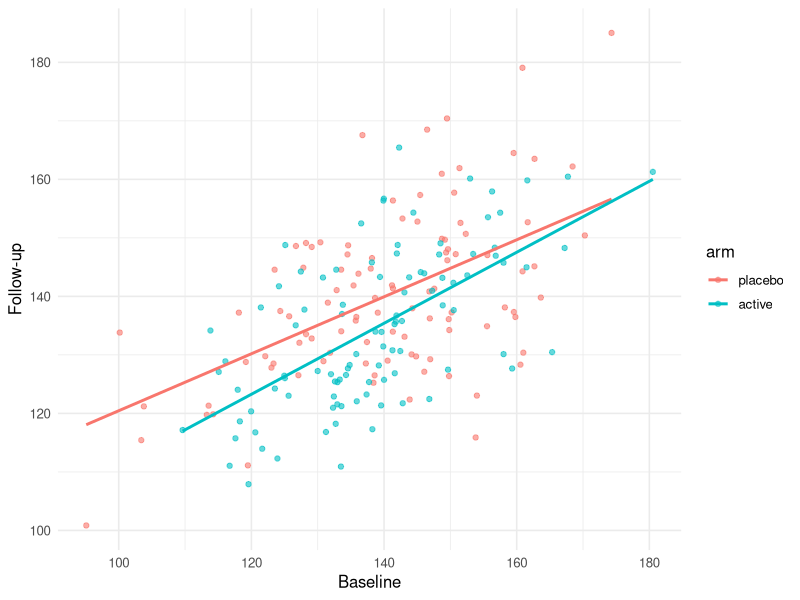

Recreate this plot in R.
## ---- chunk 1
#| label: setup
library(tidyverse)
library(broom)
set.seed(42)
theme_set(theme_minimal(base_size = 12))
## ---- chunk 2
n <- 200
baseline <- rnorm(n, 140, 15)
arm <- rep(c("placebo", "active"), each = n / 2)
# true treatment effect on follow-up: -5
followup <- 0.6 * (baseline - 140) + 140 +
  ifelse(arm == "active", -5, 0) + rnorm(n, 0, 12)
dat <- tibble(baseline, followup, arm,
              change = followup - baseline) |>
  mutate(arm = factor(arm, levels = c("placebo", "active")))

ggplot(dat, aes(baseline, followup, colour = arm)) +
  geom_point(alpha = 0.6) +
  geom_smooth(method = "lm", se = FALSE) +
  labs(x = "Baseline", y = "Follow-up")
## ---- chunk 3
fit_int <- lm(followup ~ arm * baseline, data = dat)
tidy(fit_int) |> filter(term == "armactive:baseline")
## ---- chunk 4
fit_post   <- lm(followup ~ arm, data = dat)
fit_change <- lm(change ~ arm, data = dat)
fit_ancova <- lm(followup ~ arm + baseline, data = dat)

bind_rows(
  tidy(fit_post, conf.int = TRUE) |> mutate(model = "post only"),
  tidy(fit_change, conf.int = TRUE) |> mutate(model = "change"),
  tidy(fit_ancova, conf.int = TRUE) |> mutate(model = "ANCOVA")
) |>
  filter(term == "armactive") |>
  dplyr::select(model, estimate, std.error, conf.low, conf.high)
## ---- chunk 5
sessionInfo()
